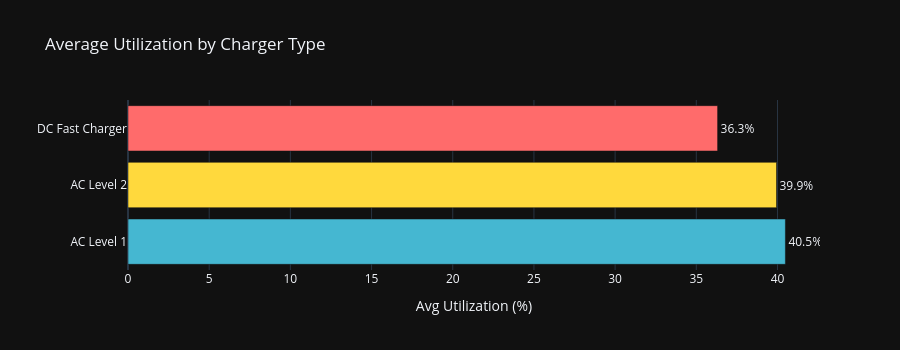

Write notebook code for a chart like this one.
### Code cell
# ── Avg Utilization by Charger Type ──

grp_ct = (
    df.groupby("Charger_Type", as_index=False)["Avg_Utilization"]
    .mean()
    .sort_values("Avg_Utilization", ascending=True)
)
grp_ct["Util_Pct"] = grp_ct["Avg_Utilization"] * 100

fig = px.bar(
    grp_ct, y="Charger_Type", x="Util_Pct",
    orientation="h", color="Charger_Type",
    color_discrete_sequence=COLORS[2:],
    text="Util_Pct",
    title="Average Utilization by Charger Type"
)
fig.update_traces(texttemplate="%{text:.1f}%", textposition="outside")
fig.update_layout(showlegend=False, height=350,
                  xaxis_title="Avg Utilization (%)", yaxis_title="")
fig.show()

### Figure 1 — Plotly figure (JSON) as saved in the notebook; plotly's stock layout.template omitted (floating-point values rounded to 4 significant figures)
{"data": [{"hovertemplate": "Charger_Type=%{y}<br>Util_Pct=%{text}<extra></extra>", "legendgroup": "DC Fast Charger", "marker": {"color": "#FF6B6B", "pattern": {"shape": ""}}, "name": "DC Fast Charger", "orientation": "h", "showlegend": true, "text": [36.31], "textposition": "outside", "texttemplate": "%{text:.1f}%", "type": "bar", "x": [36.31], "xaxis": "x", "y": ["DC Fast Charger"], "yaxis": "y"}, {"hovertemplate": "Charger_Type=%{y}<br>Util_Pct=%{text}<extra></extra>", "legendgroup": "AC Level 2", "marker": {"color": "#FFD93D", "pattern": {"shape": ""}}, "name": "AC Level 2", "orientation": "h", "showlegend": true, "text": [39.94], "textposition": "outside", "texttemplate": "%{text:.1f}%", "type": "bar", "x": [39.94], "xaxis": "x", "y": ["AC Level 2"], "yaxis": "y"}, {"hovertemplate": "Charger_Type=%{y}<br>Util_Pct=%{text}<extra></extra>", "legendgroup": "AC Level 1", "marker": {"color": "#45B7D1", "pattern": {"shape": ""}}, "name": "AC Level 1", "orientation": "h", "showlegend": true, "text": [40.49], "textposition": "outside", "texttemplate": "%{text:.1f}%", "type": "bar", "x": [40.49], "xaxis": "x", "y": ["AC Level 1"], "yaxis": "y"}], "layout": {"barmode": "relative", "height": 350, "legend": {"title": {"text": "Charger_Type"}, "tracegroupgap": 0}, "showlegend": false, "title": {"text": "Average Utilization by Charger Type"}, "xaxis": {"anchor": "y", "domain": [0, 1], "title": {"text": "Avg Utilization (%)"}}, "yaxis": {"anchor": "x", "categoryarray": ["AC Level 1", "AC Level 2", "DC Fast Charger"], "categoryorder": "array", "domain": [0, 1], "title": {"text": ""}}}}
